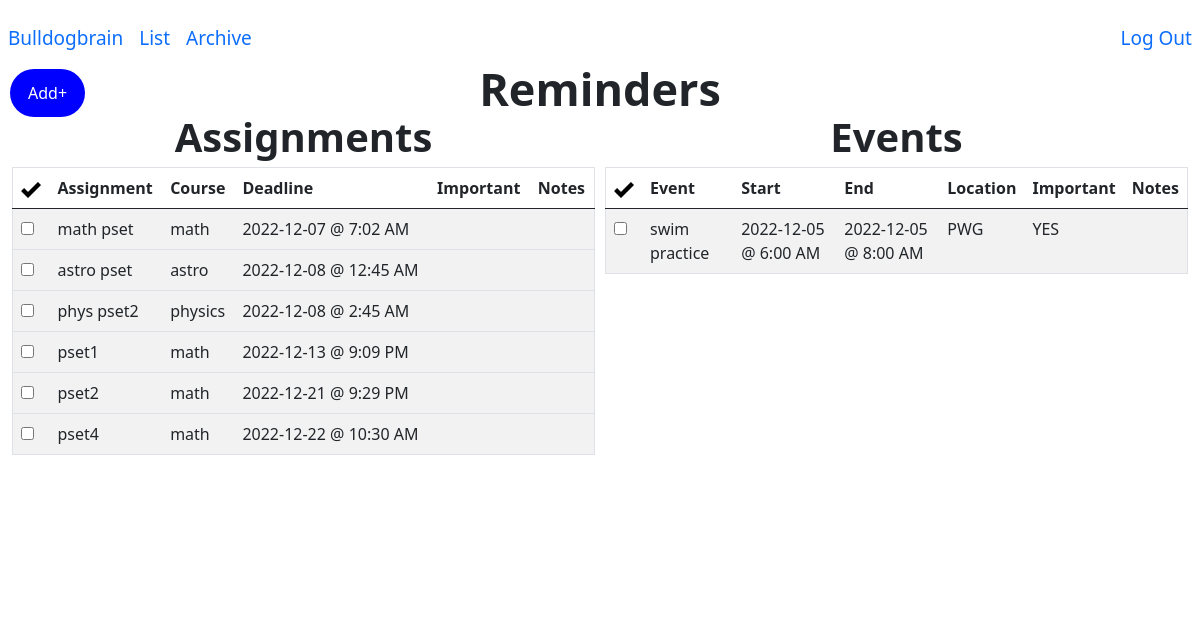
Page /list (signed in) on the earlier database version.
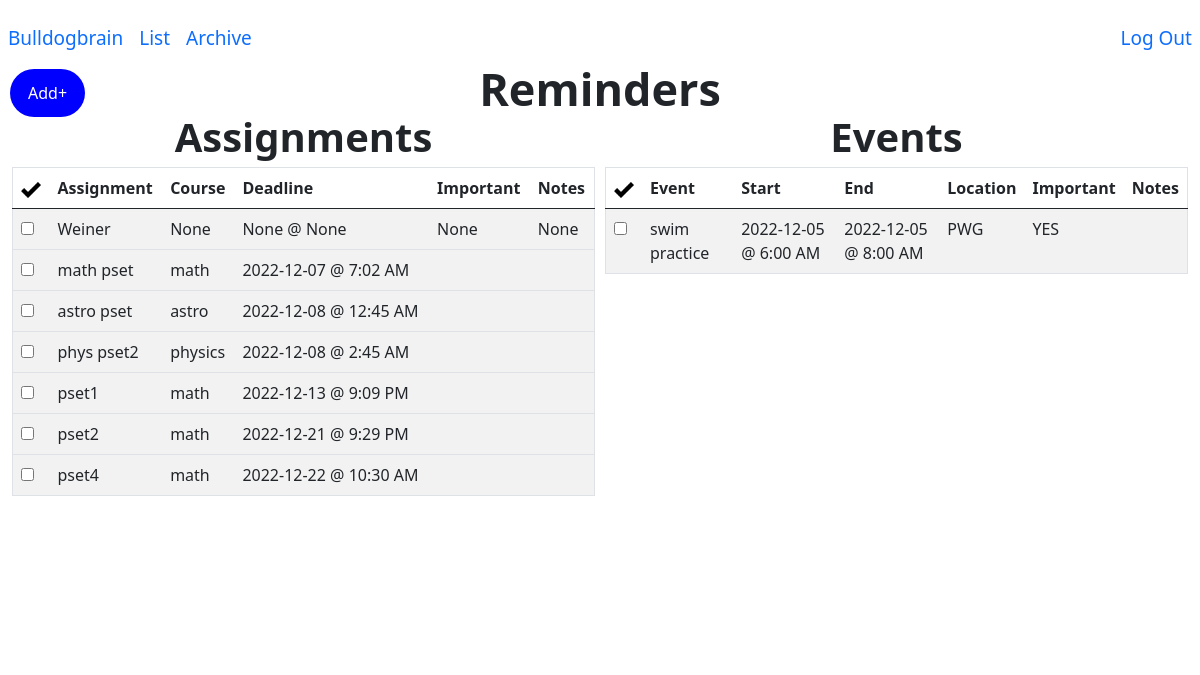
Same page on the later database version.
### tables this page shows
CREATE TABLE "assignments"(
    'id' INTEGER PRIMARY KEY AUTOINCREMENT NOT NULL, 
    'title' TEXT, 
    'course' TEXT, 
    'deadline' TEXT, 
    'importance' INTEGER, 
    'notes' TEXT, 
    'user_id' INTEGER, 'completed' INTEGER NOT NULL DEFAULT '0' CHECK (completed IN (0, 1)),
    FOREIGN KEY (user_id)
    REFERENCES users (id));

CREATE TABLE 'events'(
    'event_id' INTEGER PRIMARY KEY AUTOINCREMENT NOT NULL, 
    'title' TEXT,
    'location' TEXT, 
    'start_date' TEXT,
    'start_time' TEXT, 
    'end_date' TEXT,
    'end_time' TEXT,
    'importance' INTEGER, 
    'notes' TEXT, 
    'user_id' INTEGER, 'completed' INTEGER NOT NULL DEFAULT '0' CHECK (completed IN (0, 1)),
    FOREIGN KEY (user_id)
    REFERENCES users (id));

### app.py (the view)
@app.route("/list", methods=["GET", "POST"])
def list():
    assignments = db.execute(
            "SELECT id, title, course, date(deadline) as date, CASE WHEN StrFTime('%H', deadline) % 12 = 0 THEN 12 ELSE StrFTime('%H', deadline) % 12 END || ':' || StrFTime('%M', deadline) || ' ' || CASE WHEN CAST(StrFTime('%H', deadline) AS INTEGER) > 12 THEN 'PM' ELSE 'AM' END 'time', importance, notes FROM assignments WHERE user_id = ? AND completed != 1 ORDER BY deadline ASC", session["user_id"])
    events = db.execute(
            "SELECT event_id, title, location, start_date, CASE WHEN StrFTime('%H', start_time) % 12 = 0 THEN 12 ELSE StrFTime('%H', start_time) % 12 END || ':' || StrFTime('%M', start_time) || ' ' || CASE WHEN CAST(StrFTime('%H', start_time) AS INTEGER) > 12 THEN 'PM' ELSE 'AM' END 'start_time', end_date, CASE WHEN StrFTime('%H', end_time) % 12 = 0 THEN 12 ELSE StrFTime('%H', end_time) % 12 END || ':' || StrFTime('%M', end_time) || ' ' || CASE WHEN CAST(StrFTime('%H', end_time) AS INTEGER) > 12 THEN 'PM' ELSE 'AM' END 'end_time', importance, notes FROM events WHERE user_id = ? AND completed != 1 ORDER BY start_date ASC, start_time ASC", session["user_id"])
    if request.method == "POST":
        assignment_id = request.form.get("assignment_id")
        db.execute("UPDATE assignments SET completed = '1' WHERE id = ?", assignment_id)
        event_id = request.form.get("event_id")
        db.execute("UPDATE events SET completed = '1' WHERE event_id = ?", event_id)
        return redirect("/list")
    else:
        return render_template("list.html", assignments=assignments, events=events)

### app.py (called while the page is built)
@app.after_request
def after_request(response):
    response.headers["Cache-Control"] = "no-cache, no-store, must-revalidate"
    response.headers["Expires"] = 0
    response.headers["Pragma"] = "no-cache"
    return response

### templates/list.html (shortened to what this page needs)
{% extends "layout.html" %}
{% block main %}
<strong style = "position:relative; top:-110px; font-size: 45px">Reminders</strong>
<div class="row">
<div class="column">
    <strong style = "position:relative; top:-130px; font-size: 40px">Assignments</strong>
            <table style = "position:relative; top:-130px" class="table table-striped">
            <thead>
                <tr>
                    <th><img src="static/images/checkMark.png" alt="Checkmark" width="20" height="20"></th>
                    <th>Assignment</th>
                    <th>Course</th>
                    <th>Deadline</th>
                    <th>Important</th>
                    <th>Notes</th>
                </tr>
            </thead>
            <tbody>
                {% for assignments in assignments %}
                <tr>
                    <td>
                        <form id="completion" action="/list" method="post">
                            <input autocomplete="off" type="checkbox" id="assignment_id" name="assignment_id" value="{{ assignments.id }}" onclick="submit()" required>
                        </form>
                    </td>
                    <td>{{ assignments.title }}</td>
                    <td>{{ assignments.course }}</td>
                    <td>{{ assignments.date }} @ {{ assignments.time }}</td>
                    <td>{{ assignments.importance }}</td>
                    <td>{{ assignments.notes }}</td>
                </tr>
                {% endfor %}
            </tbody>
        </table>
    </div>
    <div class="column">
        <strong style = "position:relative; top:-130px; font-size: 40px">Events</strong>
            <table style = "position:relative; top:-130px" class="table table-striped">
            <thead>
                <tr>
                    <th><img src="static/images/checkMark.png" alt="Checkmark" width="20" height="20"></th>
                    <th>Event</th>
                    <th>Start</th>
                    <th>End</th>
                    <th>Location</th>
                    <th>Important</th>
                    <th>Notes</th>
                </tr>
            </thead>
            <tbody>
                {% for events in events %}
                <tr>
                    <td>
                        <form id="completion" action="/list" method="post">
                            <input autocomplete="off" type="checkbox" id="event_id" name="event_id" value="{{ events.event_id }}" onclick="submit()" required>
                        </form>
                    </td>
                    <td>{{ events.title }}</td>
                    <td>{{ events.start_date }} @ {{ events.start_time }}</td>
                    <td>{{ events.end_date }} @ {{ events.end_time }}</td>
                    <td>{{ events.location }}</td>
                    <td>{{ events.importance }}</td>
                    <td>{{ events.notes }}</td>
                </tr>
                {% endfor %}
            </tbody>
        </table>
    </div>
</div>
{% endblock %}

### templates/layout.html (shortened to what this page needs)
<!DOCTYPE html>
<html lang="en">
    <head>
        <link href="https://cdn.jsdelivr.net/npm/bootstrap@5.0.2/dist/css/bootstrap.min.css" rel="stylesheet">
        <link href="/static/styles.css" rel="stylesheet">
    </head>
    <body>
      <nav class="transparent navbar navbar-expand-md justify-content-center">
          <div class="collapse navbar-collapse" id="navbar">
              {% if session["user_id"] %}
                  <ul class="navbar-nav me-auto mt-2">
                    <li style="font-size: 19px" class="nav-item"><a class="nav-link" href="/urgent">Bulldogbrain</a></li>
                    <li style="font-size: 19px" class="nav-item"><a class="nav-link" href="/list">List</a></li>
                    <li style="font-size: 19px" class="nav-item"><a class="nav-link" href="/archive">Archive</a></li>
                  </ul>
                  <ul class="navbar-nav ms-auto mt-2">
                      <li style="font-size: 19px" class="nav-item"><a class="nav-link" href="/logout">Log Out</a></li>
                  </ul>
              {% else %}
                  <ul class="navbar-nav ms-auto mt-2">
                    <li class="nav-item"><a class="nav-link" href="/homepage">BulldogBrain</a></li>
                    <li class="nav-item"><a class="nav-link" href="/register">Register</a></li>
                    <li class="nav-item"><a class="nav-link" href="/login">Log In</a></li>
                  </ul>
              {% endif %}
          </div>
    </nav>
    <div>
        {% if session["user_id"] %}
        <div class="dropdown">
            <button class="dropbtn">Add+</button>
          </div>
        {% endif %}
    </div>
        <main class="container-fluid py-5 text-center">
            {% block main %}{% endblock %}
        </main>
    </body>
</html>

### static/styles.css (style rules this page uses)
.dropbtn { background-color: #0000FF; color: white; padding: 12px 18px; font-size: 16px; border: none; border-radius: 25px; margin-left: 10px; }
.dropdown { margin: 0px 0px 0px 0px; padding: 0px 0px 0px 0px; position: relative; display: inline-block; }
* { box-sizing: border-box; margin: 0px 0px 0px 0px; padding: 0px 0px 0px 0px; }
.row { margin-left:-5px; margin-right:-5px; }
.column { float: left; width: 50%; padding: 5px; }
.row::after { content: ""; clear: both; display: table; }
table { border-collapse: collapse; border-spacing: 0; width: 100%; border: 1px solid #ddd; }
th, td { text-align: left; padding: 16px; }
tr:nth-child(even) { background-color: #f2f2f2; }
html, body, { position:fixed; top:0; bottom:0; left:0; right:0; }

Differences in the rows shown:
added assignments: title "Weiner", course "None", date "None", time "None", importance "None", notes "None"
